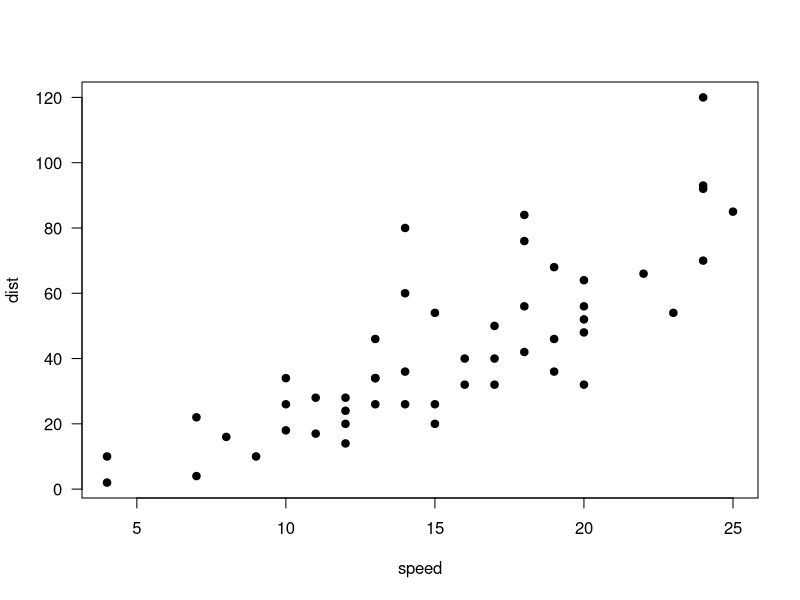

Recreate this plot in R.
## ---- chunk 1
knitr::opts_chunk$set(fig.width = 12, fig.eight = 8, echo = FALSE, warnings = FALSE, message = FALSE)
## ---- chunk 2
set.seed(304957475)
## ---- chunk 3
x <- sample(1:100, 5)
x
## ---- chunk 4
plot(cars, pch = 19, las = 1)
